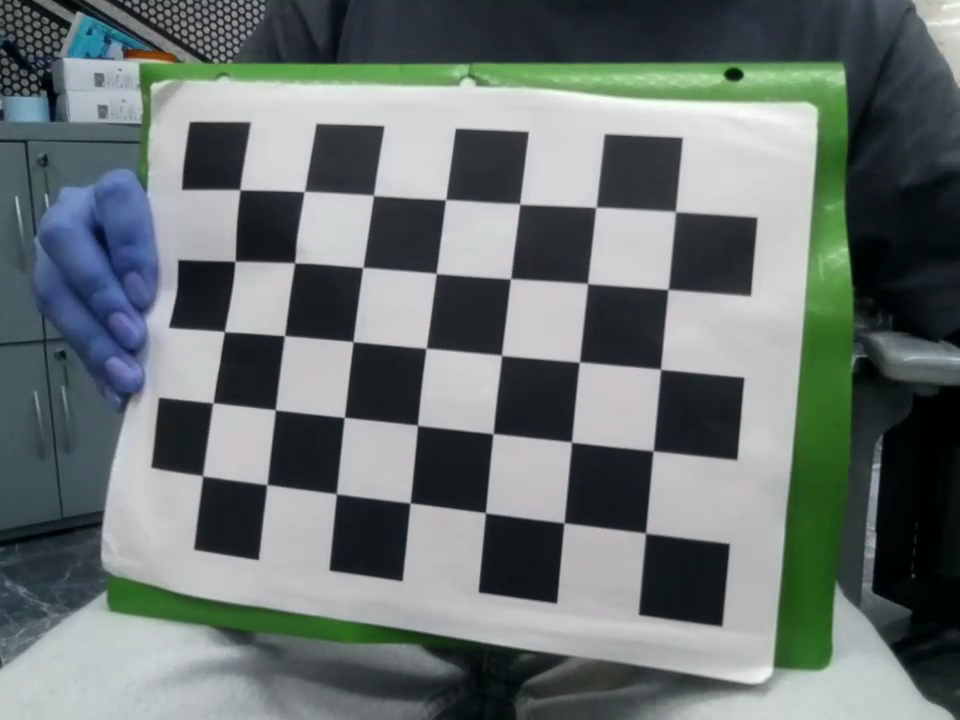
#> input picture calib_frames/calib_framesAbraham/frame_000.png, 960 x 720 px; its folder holds only this picture in this run
$ python calibracion.py
#> lines starting #> are read from the running program, lines starting #| are printed output that depends on the picture; after the words box and inside, x2 and y2 are one past the last pixel; in counts of white or black regions, pixels touching at a corner belong together
# 02_calibrate.py
import cv2, numpy as np, glob

CHECKERBOARD = (7, 5)       # esquinas internas (no cuadros)
SQUARE_SIZE  = 0.03        # metros — ajusta según tu impresión real

criteria = (cv2.TERM_CRITERIA_EPS + cv2.TERM_CRITERIA_MAX_ITER, 30, 0.001)

objp = np.zeros((CHECKERBOARD[0] * CHECKERBOARD[1], 3), np.float32)
objp[:, :2] = np.mgrid[0:CHECKERBOARD[0], 0:CHECKERBOARD[1]].T.reshape(-1, 2)
objp *= SQUARE_SIZE

obj_pts, img_pts = [], []
images = sorted(glob.glob("../calib_frames/calib_framesAbraham/*.png"))
print(f"{len(images)} imágenes encontradas")

valid = 0
for fname in images:
    img  = cv2.imread(fname)
#> img is the input picture: shape (720, 960, 3); mean B, G, R 113.6, 114.4, 105.8
    gray = cv2.cvtColor(img, cv2.COLOR_BGR2GRAY)
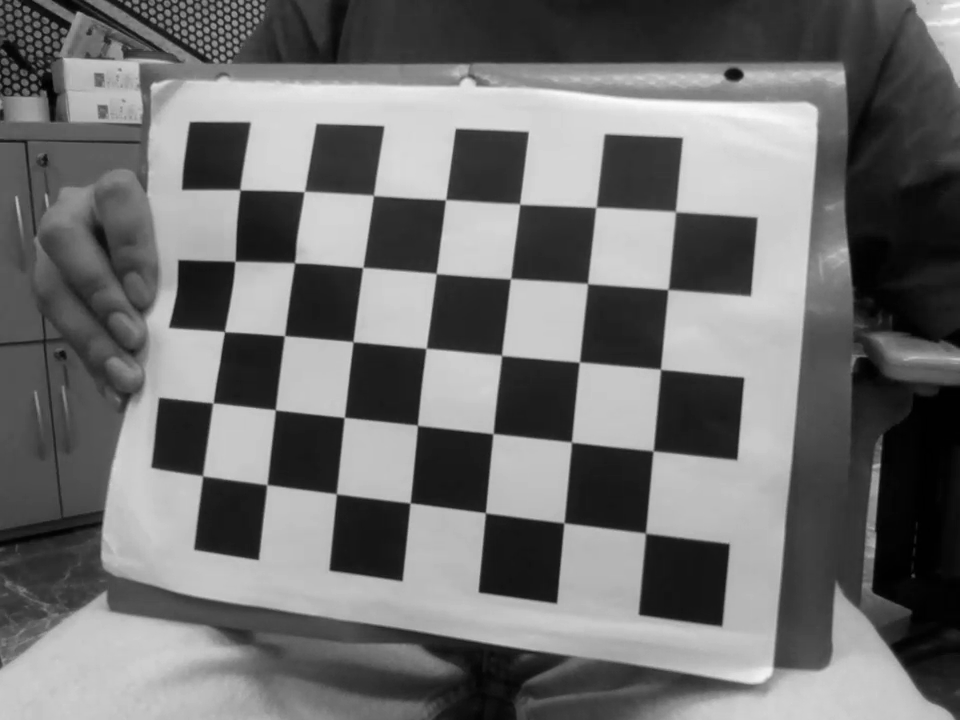
#> gray: shape (720, 960); min 0, max 252, mean 111.8
    ret, corners = cv2.findChessboardCorners(gray, CHECKERBOARD, None)
#> ret = True; corners = 35 rows, first 8: [241, 190.4], [303.6, 191.4], [372.9, 196.5], [444.7, 198.8], [519.5, 204.4], [596.4, 208.3], [674.8, 213.9], [234.1, 262.3]
    if ret:
        corners2 = cv2.cornerSubPix(gray, corners, (11,11), (-1,-1), criteria)
#> corners2 = 35 rows, first 8: [239.9, 189.7], [304.3, 191.5], [373.5, 195.3], [445.5, 199.7], [519.7, 204], [595.9, 207.3], [675.5, 211.6], [235, 261.3]
        obj_pts.append(objp)
        img_pts.append(corners2)
        valid += 1
        cv2.drawChessboardCorners(img, CHECKERBOARD, corners2, ret)
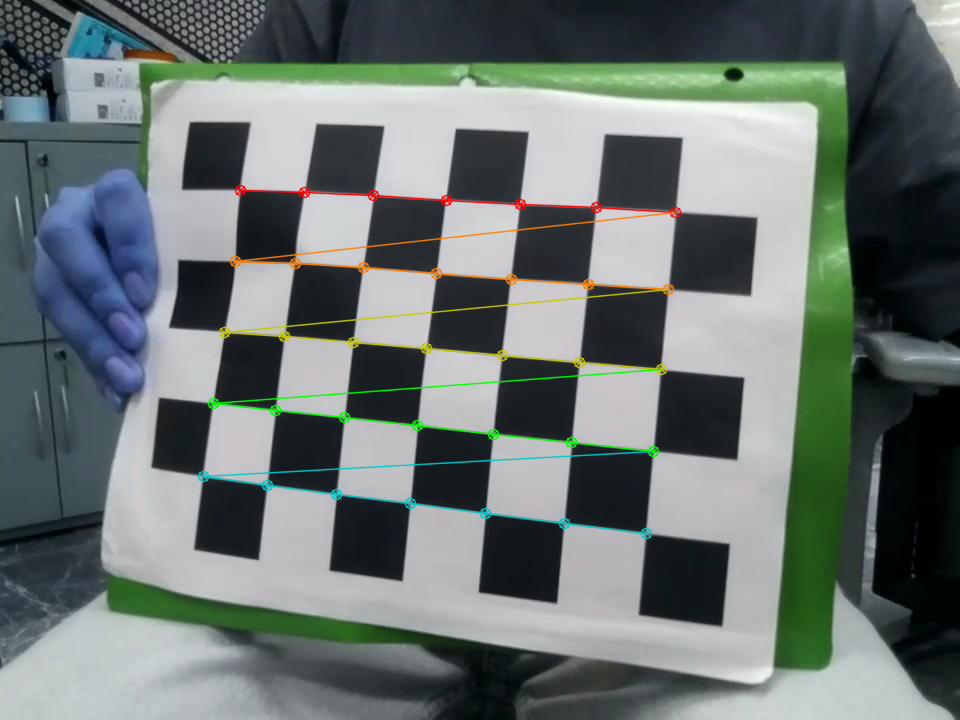
#> img: shape (720, 960, 3); 2.14% of pixels changed, all inside (x1, y1, x2, y2) = (197, 184, 682, 540)
        cv2.imshow("Detección", img)
        cv2.waitKey(150)

cv2.destroyAllWindows()
print(f"Frames válidos: {valid}/{len(images)}")

if valid < 10:
    print("Necesitas más frames con variedad de poses.")
else:
    rms, K, dist, _, _ = cv2.calibrateCamera(
        obj_pts, img_pts, gray.shape[::-1], None, None)
    print(f"\nRMS error: {rms:.4f} px  {'OK' if rms < 1.0 else '— considera recapturar'}")
    print(f"K:\n{K}")
    print(f"dist: {dist.ravel()}")
    np.savez("camera_paramsAbraham.npz", K=K, dist=dist)
    print("\ncamera_params.npz guardado")

$ run again, on calib_frames/calib_framesAbraham/frame_004.png
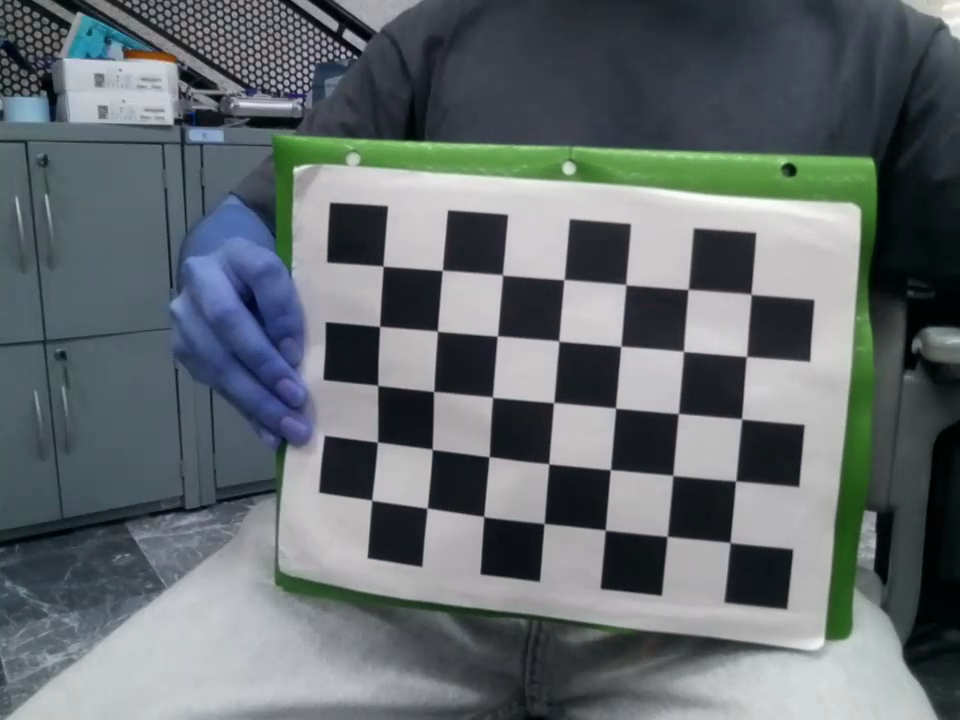
#> input picture calib_frames/calib_framesAbraham/frame_004.png, 960 x 720 px
#> img is the input picture: shape (720, 960, 3); mean B, G, R 109.6, 106.9, 99.3
#> `gray = cv2.cvtColor(img, cv2.COLOR_BGR2GRAY)`:
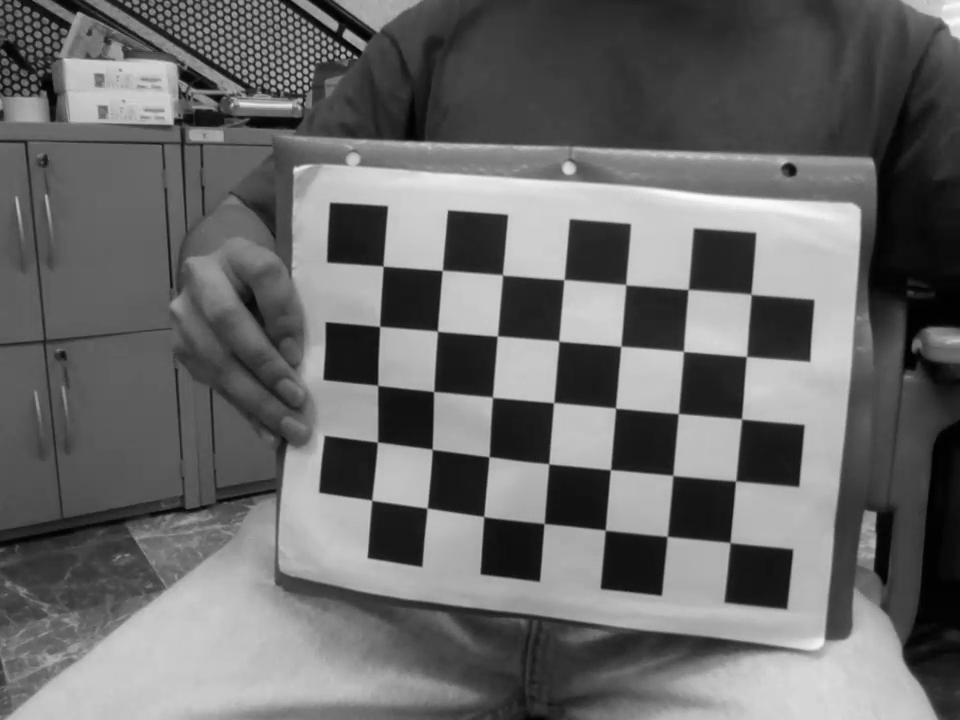
#> gray: shape (720, 960); min 0, max 254, mean 105
#> ret = True; corners = 35 rows, first 8: [383.2, 266.3], [442, 270.4], [502.5, 275], [563.7, 279.7], [625.6, 284.7], [687.8, 289.7], [750.9, 294.5], [379.4, 326.6]
#> corners2 = 35 rows, first 8: [383.1, 266], [442.3, 270.4], [502.5, 274.9], [564.1, 279.6], [625.8, 284.7], [688.1, 289.4], [751.1, 294.3], [379.6, 326.4]
#> `cv2.drawChessboardCorners(img, CHECKERBOARD, corners2, ret)`:
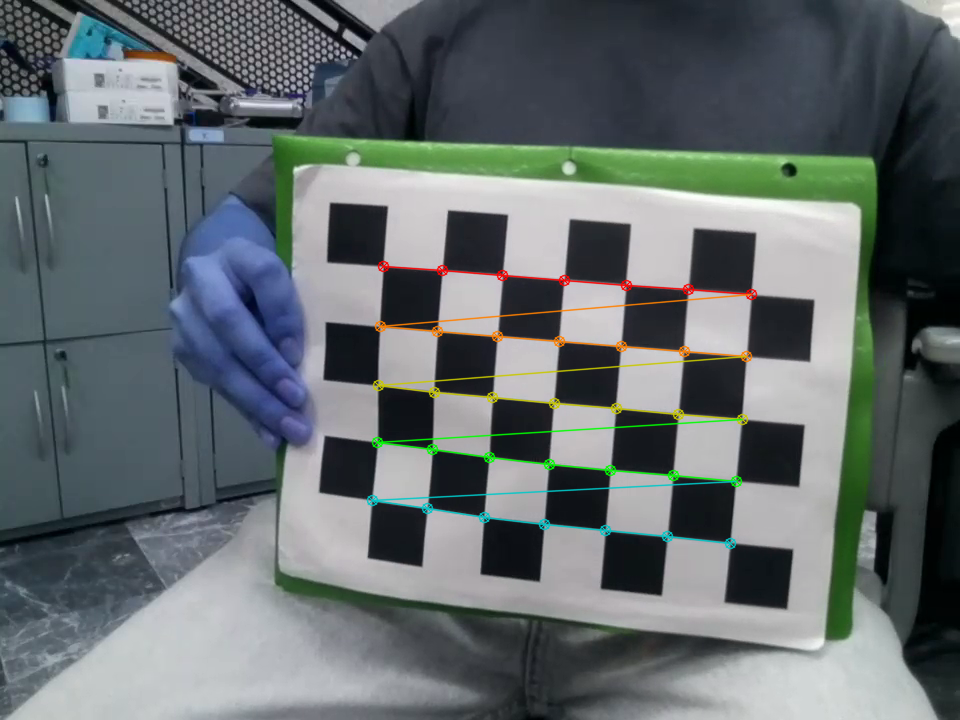
#> img: shape (720, 960, 3); 1.84% of pixels changed, all inside (x1, y1, x2, y2) = (366, 260, 758, 550)

$ run again, on calib_frames/calib_framesAbraham/frame_005.png
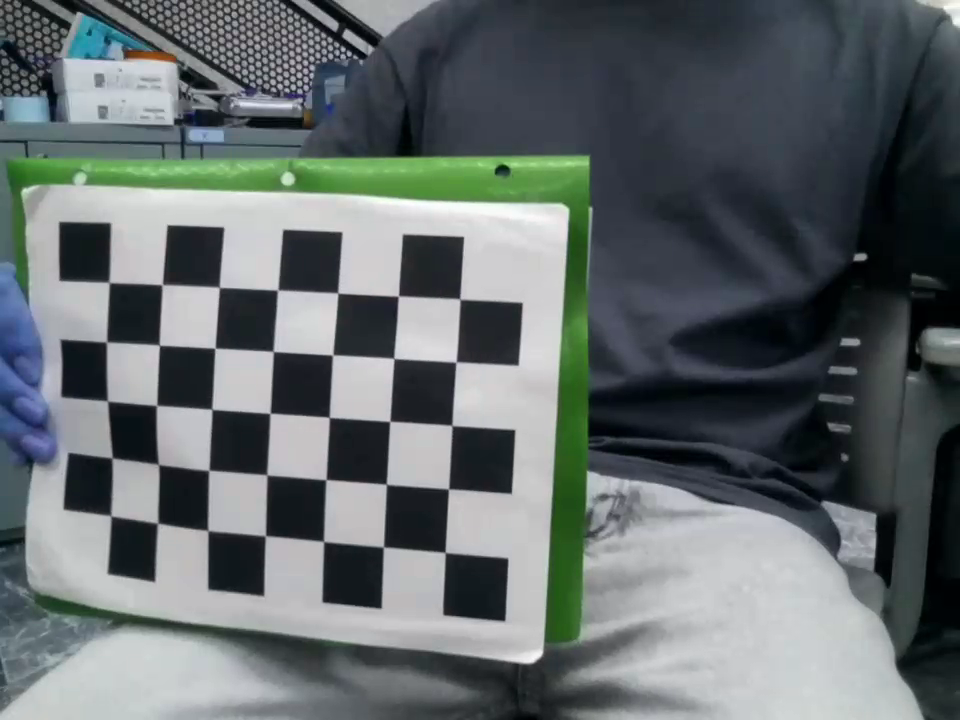
#> input picture calib_frames/calib_framesAbraham/frame_005.png, 960 x 720 px
#> img is the input picture: shape (720, 960, 3); mean B, G, R 107.8, 106.5, 98.9
#> `gray = cv2.cvtColor(img, cv2.COLOR_BGR2GRAY)`:
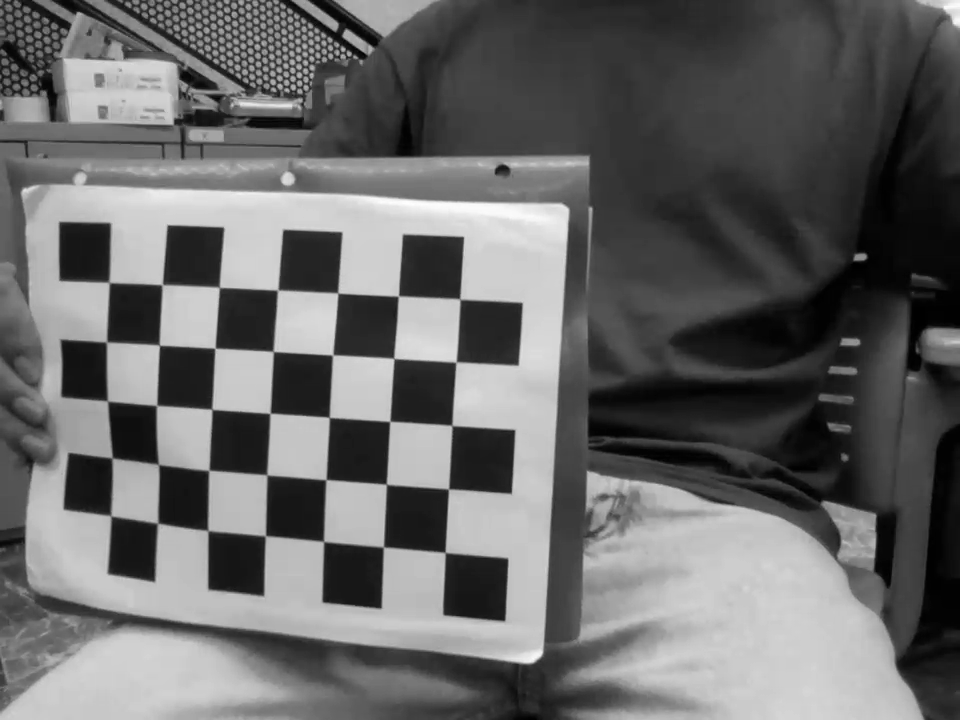
#> gray: shape (720, 960); min 0, max 255, mean 104.5
#> ret = True; corners = 35 rows, first 8: [109.5, 282.9], [162.2, 284.7], [219.5, 287.6], [277.8, 290], [337.7, 292.9], [398.4, 296], [459.6, 298.8], [106.3, 342]
#> corners2 = 35 rows, first 8: [109.1, 282.4], [162.2, 284.7], [219.3, 287.3], [277.6, 290], [337.7, 293], [398.4, 296.1], [459.9, 299], [106.5, 342]
#> `cv2.drawChessboardCorners(img, CHECKERBOARD, corners2, ret)`:
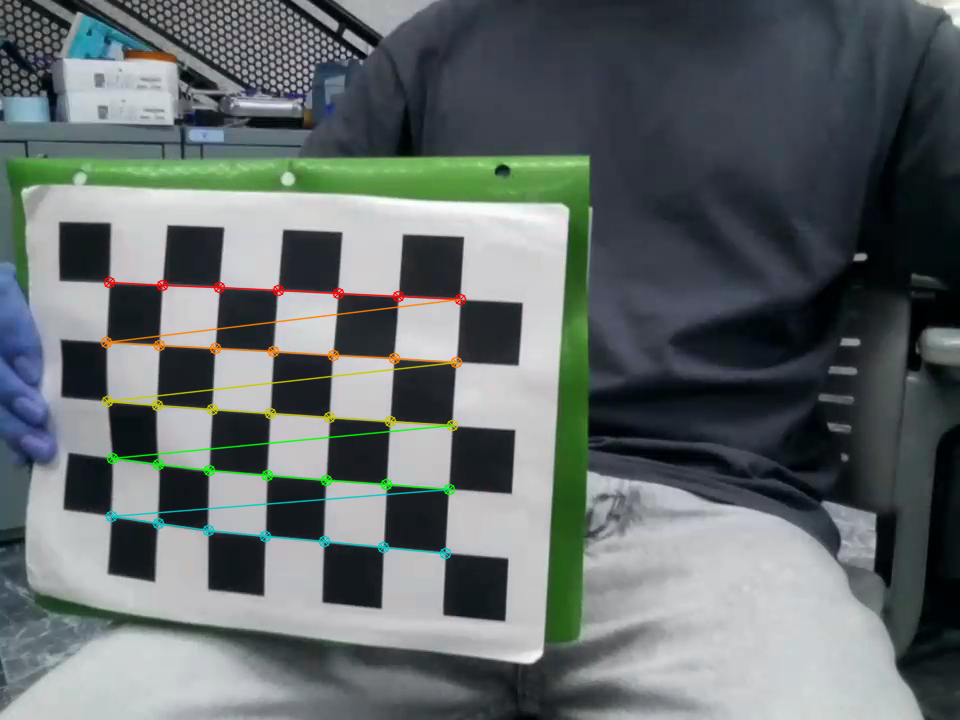
#> img: shape (720, 960, 3); 1.76% of pixels changed, all inside (x1, y1, x2, y2) = (100, 276, 467, 560)

$ run again, on calib_frames/calib_framesAbraham/frame_006.png
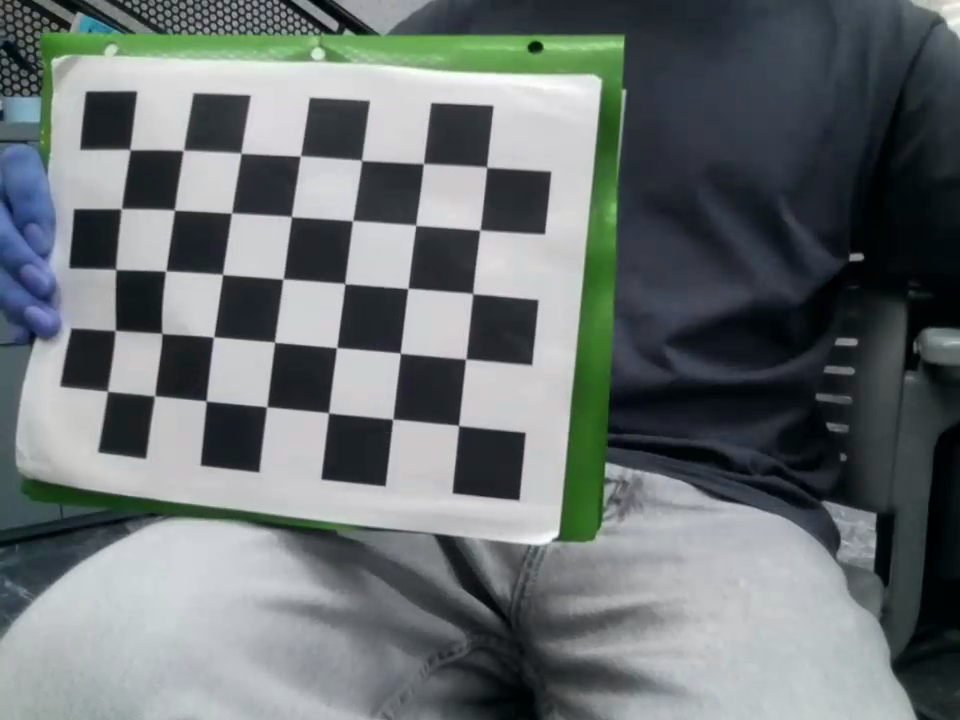
#> input picture calib_frames/calib_framesAbraham/frame_006.png, 960 x 720 px
#> img is the input picture: shape (720, 960, 3); mean B, G, R 113.8, 112.9, 106
#> `gray = cv2.cvtColor(img, cv2.COLOR_BGR2GRAY)`:
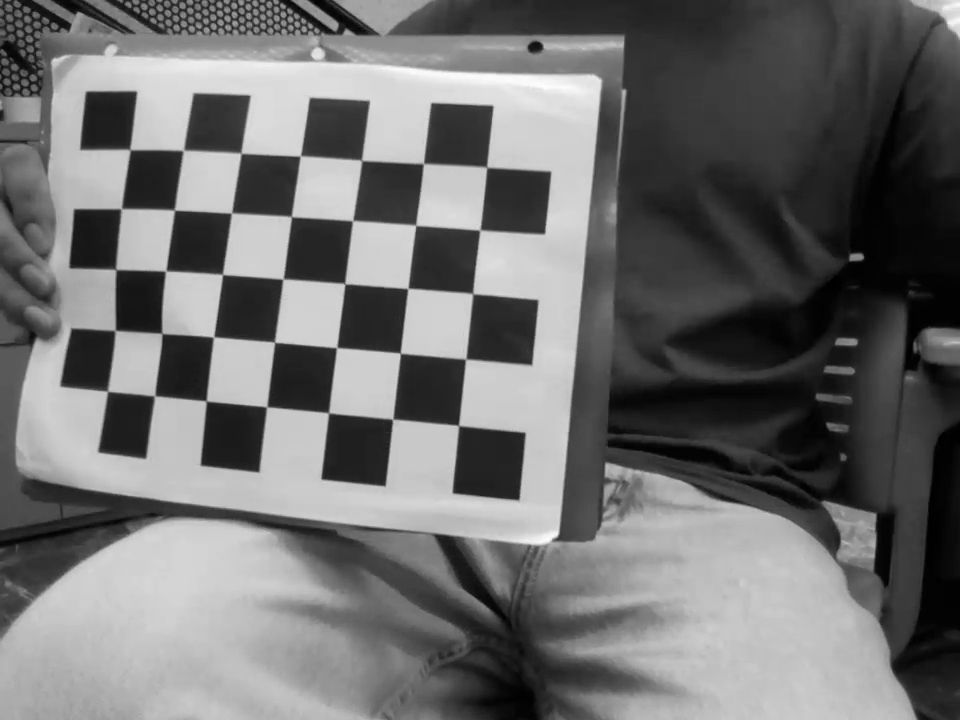
#> gray: shape (720, 960); min 0, max 254, mean 111
#> ret = True; corners = 35 rows, first 8: [130.9, 150.5], [183, 150], [240.4, 154.4], [299.2, 155.2], [361.4, 161], [423.2, 164.5], [486.5, 168.9], [121.5, 208.5]
#> corners2 = 35 rows, first 8: [130, 149.6], [183.3, 150.4], [241, 153.2], [300.4, 156], [361.6, 160.4], [423.3, 163.5], [486.7, 167.1], [121.3, 208.7]
#> `cv2.drawChessboardCorners(img, CHECKERBOARD, corners2, ret)`:
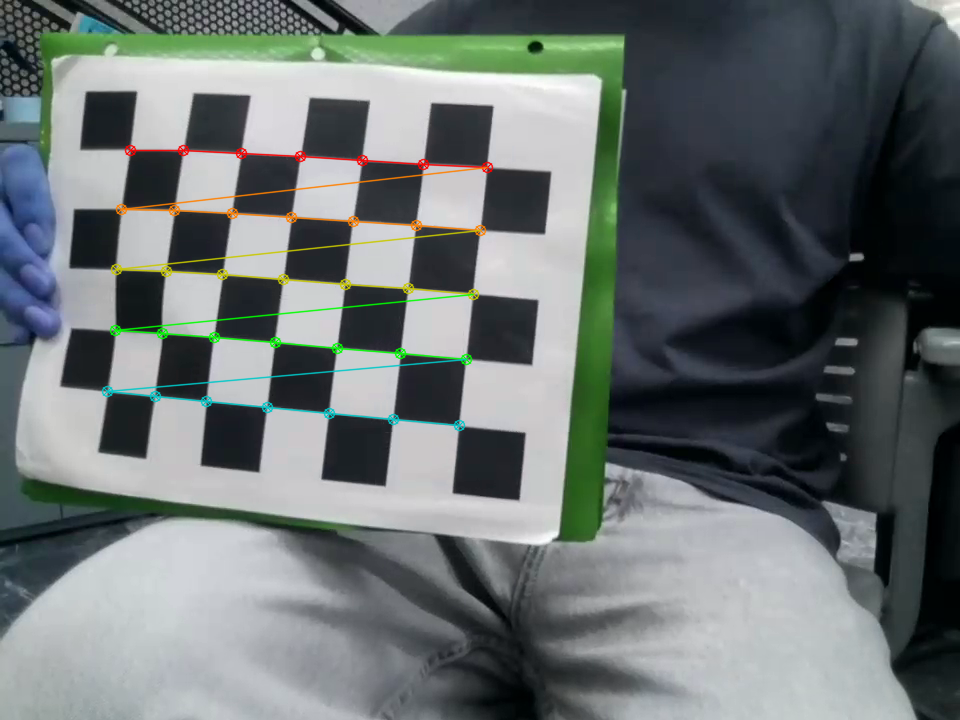
#> img: shape (720, 960, 3); 1.81% of pixels changed, all inside (x1, y1, x2, y2) = (101, 144, 494, 432)
